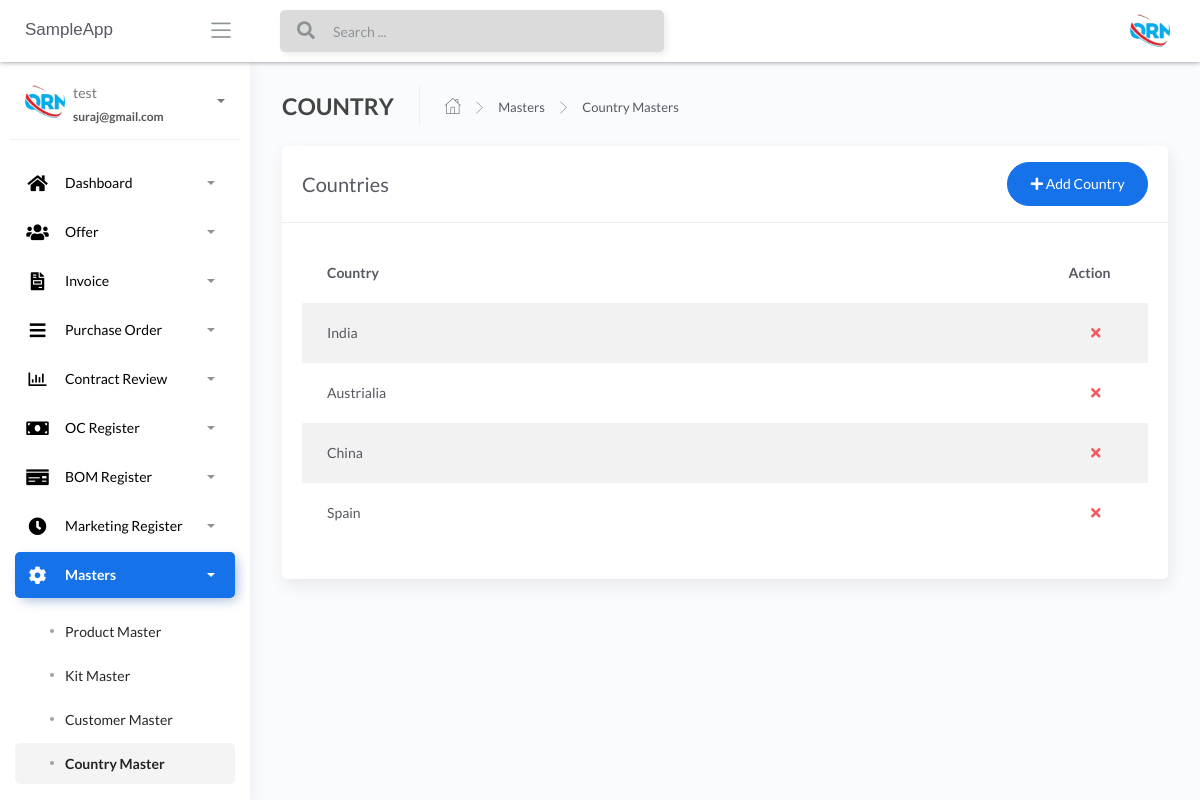
The app's page /Country-masters (signed in), older data.
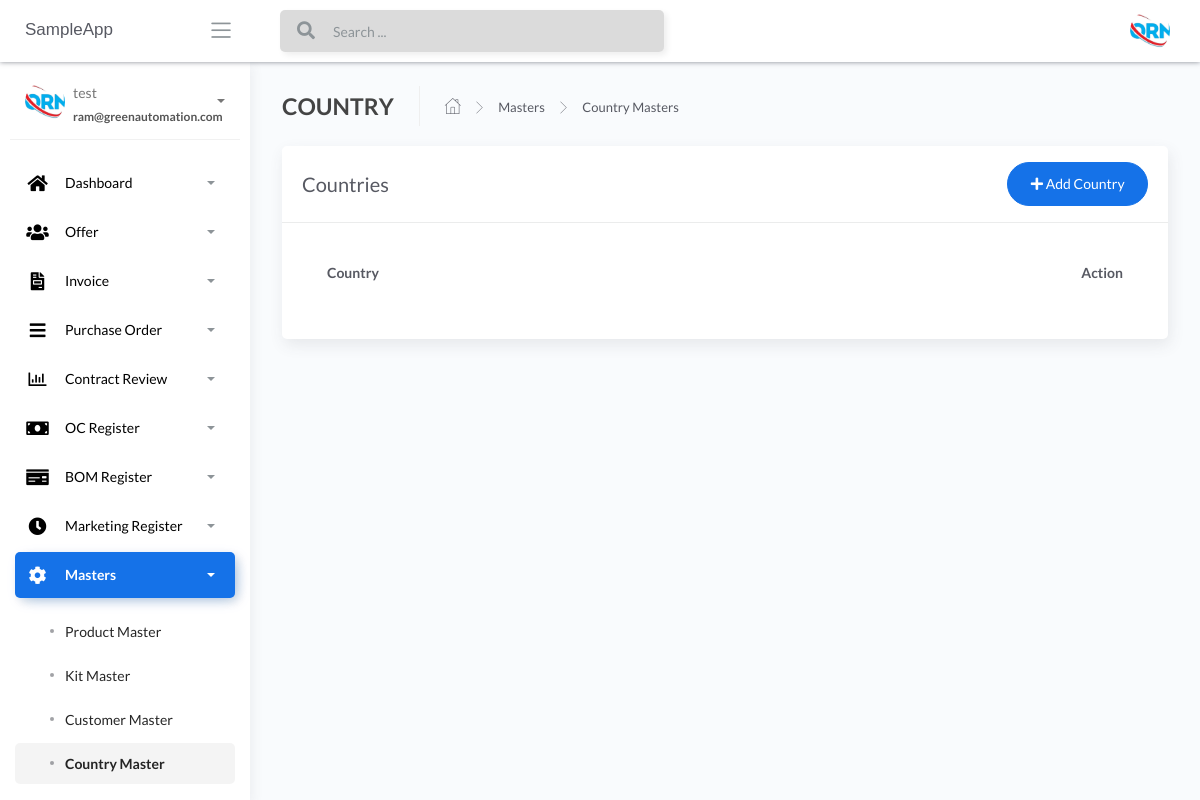
The same page, newer data.
### apps/authentication/models.py (models this page shows, shortened)
class Users(db.Model, UserMixin):
    __tablename__ = 'Users'
    id = db.Column(db.Integer, primary_key=True)
    username = db.Column(db.String(64), unique=True)
    email = db.Column(db.String(64), unique=True)
    password = db.Column(db.LargeBinary)

### apps/home/models.py (models this page shows, shortened)
class CountryMaster(db.Model):
    __tablename__ = "CountryMaster"
    id = db.Column(db.Integer, primary_key=True)
    country_name_temp = db.Column(db.String())

### apps/home/routes.py (the view, shortened to what this page needs)
@blueprint.route('/Country-masters', methods=['GET', 'POST'])
@login_required
def Country_masters():
    if request.method == 'GET':
        users = CountryMaster.query.all()
        return render_template('home/Country-masters.html', users=users, segment='Country-masters')

### apps/__init__.py (called while the page is built)
def configure_database(app):
    @app.before_first_request
    def initialize_database():
        db.create_all()
    @app.teardown_request
    def shutdown_session(exception=None):
        db.session.remove()

### apps/authentication/models.py (called while the page is built)
@login_manager.user_loader
def user_loader(id):
    return Users.query.filter_by(id=id).first()

### apps/templates/home/Country-masters.html (shortened to what this page needs)
{% extends "layouts/base.html" %}
{% block content %}
<div class="content">
	<div class="page-inner">
		<div class="page-header">
			<h4 class="page-title">COUNTRY</h4>
			<ul class="breadcrumbs">
				<li class="nav-home">
					<a href="#">
						<i class="flaticon-home"></i>
					</a>
				</li>
				<li class="separator">
					<i class="flaticon-right-arrow"></i>
				</li>
				<li class="nav-item">
					<a href="#">Masters</a>
				</li>
				<li class="separator">
					<i class="flaticon-right-arrow"></i>
				</li>
				<li class="nav-item">
					<a href="#">Country Masters</a>
				</li>
			</ul>
		</div>
		<div class="row">
			<div class="col-md-12">
				<div class="card">
					<div class="card-header">
						<div class="d-flex align-items-center">
							<h4 class="card-title">Countries</h4>
							<button class="btn btn-primary btn-round ml-auto" data-toggle="modal"
								data-target="#addRowModal">
								<i class="fa fa-plus"></i>
								Add Country
							</button>
						</div>
					</div>
					<div class="card-body">
						<div class="table-responsive">
							<table id="add-row" class="display table table-striped table-hover">
								<thead>
									<tr>
										<th>Country</th>
										<th style="width: 10%">Action</th>
									</tr>
								</thead>
								<tbody>
									{% for user in users %}
									<tr {% if loop.index %2==0 %} {% else %} {% endif %}>
										<td>{{user.country_name_temp}}</td>
										<td>
											<div class="form-button-action">
												<span style="font-size: 24px;color:red;">
													<a href="/{{user.id}}/deletecountry" type="button"
														data-toggle="tooltip" title="" class="btn btn-link btn-danger"
														data-original-title="Remove"> <i class="fas fa-times"></i></a>
												</span>
											</div>
										</td>
									</tr>
									{% endfor %}
								</tbody>
							</table>
						</div>
					</div>
				</div>
			</div>
		</div>
	</div>
</div>
{% endblock content %}

### apps/templates/includes/sidebar.html (shortened to what the changed rows need)
		<div class="sidebar sidebar-style-2" data-background-color="white">
			<div class="sidebar-wrapper scrollbar scrollbar-inner">
				<div class="sidebar-content">
				{% if current_user.is_authenticated %}
					<div class="user">
						<div class="avatar-sm float-left mr-2">
							<img src="/static/assets/img/logo.jpg" alt="..." class="avatar-img rounded-circle">
						</div>
						<div class="info">
							<a data-toggle="collapse" href="#collapseExample" aria-expanded="true">
								<span>
									{{ current_user.username }}
									<span class="user-level">
										{{ current_user.email }}
									</span>
									<span class="caret"></span>
								</span>
							</a>
						</div>
					</div>
					<ul class="nav nav-primary">
						<li class="nav-item {% if 'dashboard' in segment %} active {% endif %}">
							<a data-toggle="collapse" href="#dashboard" aria-expanded="false">
								<i style="color:black;" class="fas fa-home"></i>
								<p style="color:black;">Dashboard</p>
								<span class="caret"></span>
							</a>
						</li>
						<li class="nav-item {% if 'offer-' in segment %} active {% endif %}">
							<a data-toggle="collapse" href="#base">
								<i  style="color:black;" class="fas fa-users"></i>
								<p  style="color:black;">Offer</p>
								<span class="caret"></span>
							</a>
						</li>
						<li class="nav-item {% if 'invoice' in segment %} active {% endif %}">
							<a data-toggle="collapse" href="#invoice">
								<i  style="color:black;" class="fas fa-file-invoice"></i>
								<p  style="color:black;">Invoice</p>
								<span class="caret"></span>
							</a>
						</li>
						<li class="nav-item {% if 'purchaseorder' in segment %} active {% endif %}">
							<a data-toggle="collapse" href="#purchaseorder">
								<i  style="color:black;" class="fas fa-bars"></i>
								<p  style="color:black;">Purchase Order</p>
								<span class="caret"></span>
							</a>
						</li>
						<li class="nav-item {% if 'contractreview' in segment %} active {% endif %}">
							<a data-toggle="collapse" href="#contractreview">
								<i  style="color:black;" class="far fa-chart-bar"></i>
								<p  style="color:black;">Contract Review</p>
								<span class="caret"></span>
							</a>
						</li>
						<li class="nav-item {% if 'OcRegister' in segment %} active {% endif %}">
							<a data-toggle="collapse" href="#OcRegister">
								<i  style="color:black;" class="fas fa-money-bill"></i>
								<p  style="color:black;">OC Register</p>
								<span class="caret"></span>
							</a>
						</li>
						<li class="nav-item {% if 'BOMRegister' in segment %} active {% endif %}">
							<a data-toggle="collapse" href="#BOMRegister">
								<i  style="color:black;" class="fas fa-money-check"></i>
								<p  style="color:black;">BOM Register</p>
								<span class="caret"></span>
							</a>
						</li>
						<li class="nav-item {% if 'MarketingRegister' in segment %} active {% endif %}">
							<a data-toggle="collapse" href="#MarketingRegister">
								<i  style="color:black;" class="fas fa-clock"></i>
								<p  style="color:black;">Marketing Register</p>
								<span class="caret"></span>
							</a>
						</li>
						<li class="nav-item {% if 'masters' in segment %} active {% endif %}">
							<a data-toggle="collapse" href="#masters">
								<i  style="color:black;" class="fas fa-cog fa-spin"></i>
								<p  style="color:black;">Masters</p>
								<span class="caret"></span>
							</a>
							<div class="collapse {% if 'masters' in segment %} show {% endif %}" id="masters">
								<ul class="nav nav-collapse">
									<li class="{% if 'Product-masters' in segment %} active {% endif %}">
										<a href="/Product-masters">
											<span  style="color:black;" class="sub-item">Product Master</span>
										</a>
									</li>
									<li class="{% if 'Kit-masters' in segment %} active {% endif %}">
										<a href="/Kit-masters">
											<span  style="color:black;"class="sub-item">Kit Master</span>
										</a>
									</li>
									<li class="{% if 'Customer-masters' in segment %} active {% endif %}">
										<a href="/Customer-masters">
											<span  style="color:black;" class="sub-item">Customer Master</span>
										</a>
									</li>
									<li class="{% if 'Country-masters' in segment %} active {% endif %}">
										<a href="/Country-masters">
											<span  style="color:black;" class="sub-item">Country Master</span>
										</a>
									</li>
									<li class="{% if 'State-masters' in segment %} active {% endif %}">
										<a href="/State-masters">
										</a>
									</li>
								</ul>
							</div>
						</li>
					</ul>
				{% endif %}
				</div>
			</div>
		</div>

Row changes from the older to the newer data that the page shows:
removed CountryMaster: country_name_temp "India"
removed CountryMaster: country_name_temp "Austrialia"
removed CountryMaster: country_name_temp "China"
removed CountryMaster: country_name_temp "Spain"
changed Users "test": email "suraj@gmail.com" → "ram@greenautomation.com"
